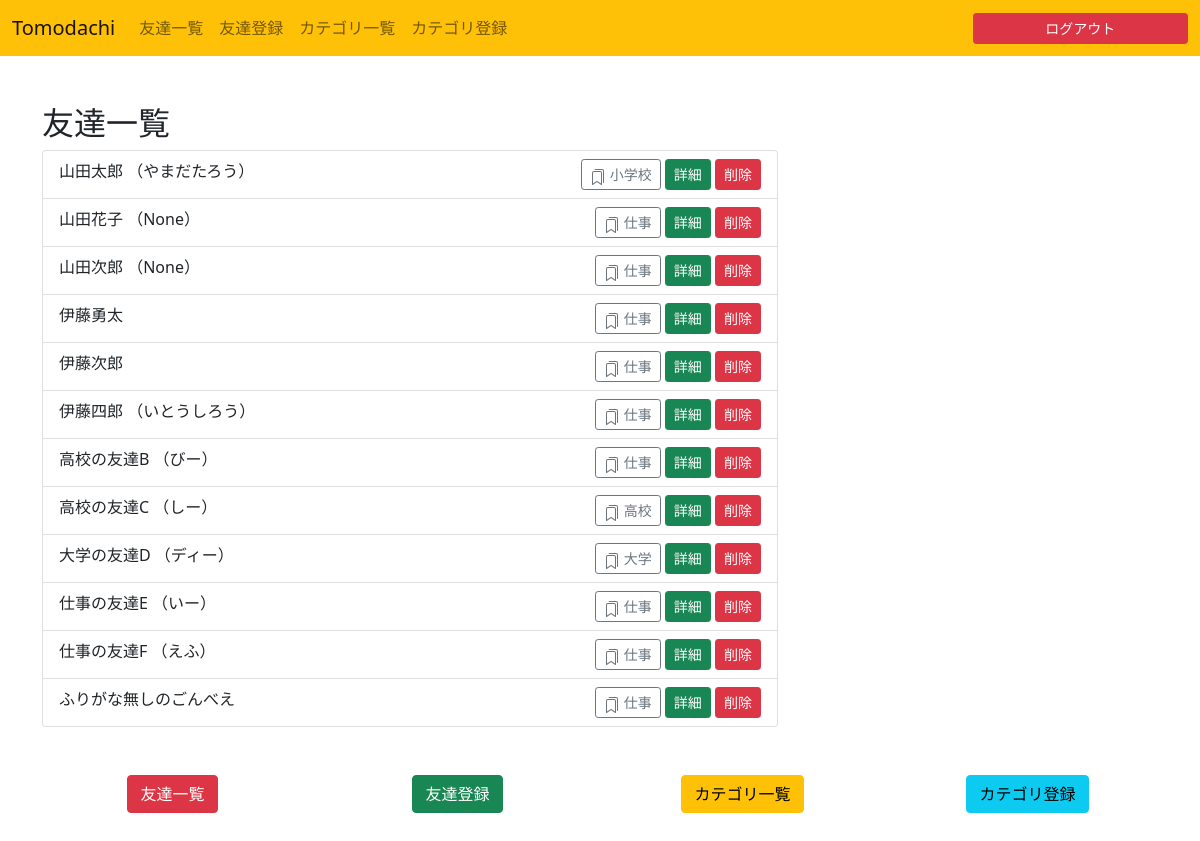
Page / (signed in) on the committed database.
### friendslist/models.py (models this page shows)
class Friend(models.Model):
    name = models.CharField(default="", max_length=20)
    furigana = models.CharField(blank=True, null=True, max_length=20)
    nickname = models.CharField(blank=True, null=True, max_length=20)
    sex = models.IntegerField(default=0)
    birthday = models.DateField(blank=True, null=True, auto_now=False, auto_now_add=False)
    birthplace = models.CharField(blank=True, null=True, max_length=30)
    hobby = models.CharField(blank=True, null=True, max_length=30)
    company = models.CharField(blank=True, null=True, max_length=30)
    created_at = models.DateTimeField(auto_now_add=True)
    updated_at = models.DateTimeField(auto_now=True)
    user = models.ForeignKey(get_user_model(), on_delete=models.CASCADE)
    category = models.ForeignKey(Category, on_delete=models.CASCADE, default=1)

class Category(models.Model):
    name = models.CharField(default="", max_length=20)
    created_at = models.DateTimeField(auto_now_add=True)
    updated_at = models.DateTimeField(auto_now=True)
    user = models.ForeignKey(get_user_model(), on_delete=models.CASCADE)

### friendslist/views.py (the view)
# urls.py: path('', views.index),
@login_required
def index(request):
    user = request.user
    categories = Category.objects.filter(user=user)
    first_category = categories.first()
    friends = Friend.objects.filter(user=user)
    context = {
        'friends': friends,
        'categories': categories,
        'first_category': first_category,
    }
    return render(request, 'friendslist/index.html', context)

### templates/friendslist/index.html (shortened to what this page needs)
{% extends 'friendslist/base.html' %}
{% block content %}
<main class="container mb-5">
    <div class="row">
        <div class="column col-md-8">
            <h2>友達一覧</h2>
            <ul class="list-group">
            {% for friend in friends %}
                <li class="list-group-item">
                  {{ friend.name }}
                  {% if friend.furigana is not None %}
                  （{{ friend.furigana }}）
                  {% endif %}
                  <div class="float-end">
                    <a href="/category/{{ friend.category.pk }}" class="btn btn-outline-secondary btn-sm">
                      {{ friend.category.name }}
                    </a>
                    <a href="{% url 'friend' friend.pk %}" class="btn btn-success btn-sm">詳細</a>
                    <a href="{% url 'delete' friend.pk %}" class="btn btn-danger btn-sm">削除</a>
                  </div>
                </li>
            {% endfor %}
            </ul>
        </div>
    </div>
</main>
{% endblock %}

### rows in the picture
Friend: name "山田太郎", furigana "やまだたろう", category.name "小学校"
Friend: name "山田花子", furigana "None", category.name "仕事"
Friend: name "山田次郎", furigana "None", category.name "仕事"
Friend: name "伊藤勇太", category.name "仕事"
Friend: name "伊藤次郎", category.name "仕事"
Friend: name "伊藤四郎", furigana "いとうしろう", category.name "仕事"
Friend: name "高校の友達B", furigana "びー", category.name "仕事"
Friend: name "高校の友達C", furigana "しー", category.name "高校"
Friend: name "大学の友達D", furigana "ディー", category.name "大学"
Friend: name "仕事の友達E", furigana "いー", category.name "仕事"
Friend: name "仕事の友達F", furigana "えふ", category.name "仕事"
Friend: name "ふりがな無しのごんべえ", category.name "仕事"
